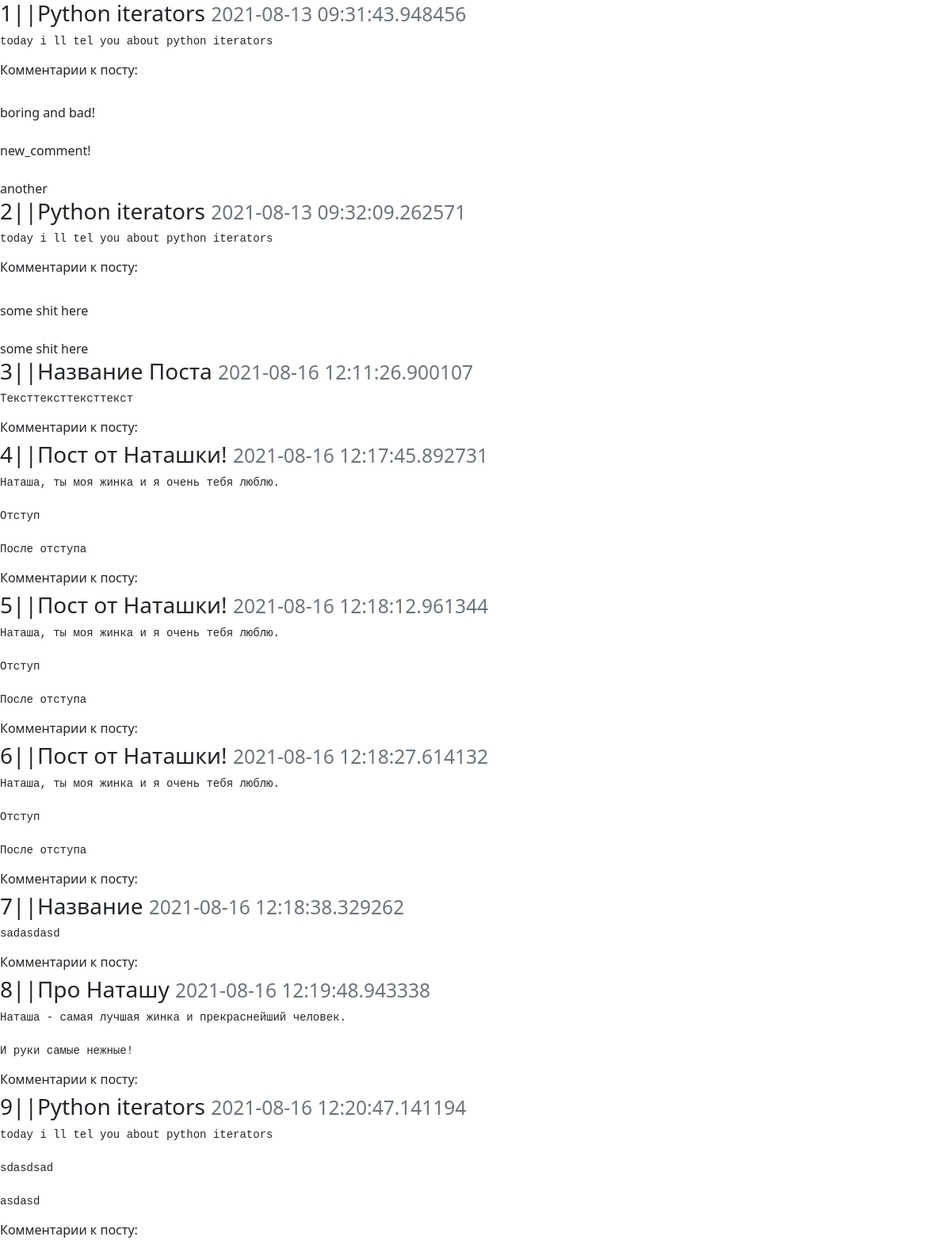
The page /posts on the database its author committed.
### models.py (models this page shows)
class Post(db.Model):
    id = db.Column(db.Integer, primary_key=True, autoincrement=True)
    header = db.Column(db.String(30), nullable=False)
    content = db.Column(db.String(1000), nullable=False)
    date_created = db.Column(db.DateTime, nullable=False, default=datetime.now)

class Comment(db.Model):
    id = db.Column(db.Integer, primary_key=True, autoincrement=True)
    comment_text = db.Column(db.String(150), nullable=False)
    date_created = db.Column(db.DateTime, nullable=False, default=datetime.now)
    post_id = db.Column(
        db.Integer,
        db.ForeignKey("post.id"),
        nullable=False,
        index=True
    )
    post = db.relationship(Post, foreign_keys=[post_id, ])

### app.py (the view)
@app.route("/posts", methods=["GET"])
def view_articles():
    from models import Post, Comment
    posts = Post.query.all()
    comments = Comment.query.all()
    print(posts)
    return render_template("template.html", posts=posts, comments=comments)

### templates/template.html (shortened to what this page needs)
<!DOCTYPE html>
<html lang="ru">
  <head>
    <link rel="stylesheet" href="{{url_for('static', filename='bootstrap-5.1.0-dist/css/bootstrap.min.css')}}")>
</head>
<body>
    {%for post in posts%}
    <h3>
      {{post.id}}||{{post.header}}
        <small class="text-muted">{{post.date_created}}</small>
      </h3>
    <pre>{{post.content}}</pre>
    <h6> Комментарии к посту:</h6>
    {% for comment in comments %} {% if comment.post_id == post.id %}
    <br>{{comment.comment_text}}</br>
    {%endif%}
    {%endfor%}
    {%endfor%}

### rows shown on the page
Post: date_created "2021-08-13 09:31:43.948456", content "today i ll tel you about python iterators"
Comment: comment_text "boring and bad!"
Comment: comment_text "new_comment!"
Comment: comment_text "another"
Post: id "2", header "Python iterators", date_created "2021-08-13 09:32:09.262571", content "today i ll tel you about python iterators"
Comment: comment_text "some shit here"
Comment: comment_text "some shit here"
Post: id "3", header "Название Поста", date_created "2021-08-16 12:11:26.900107", content "Тексттексттексттекст"
Post: id "4", header "Пост от Наташки!", date_created "2021-08-16 12:17:45.892731", content "Наташа, ты моя жинка и я очень тебя люблю. Отступ После отступа"
Post: id "5", header "Пост от Наташки!", date_created "2021-08-16 12:18:12.961344", content "Наташа, ты моя жинка и я очень тебя люблю. Отступ После отступа"
Post: id "6", header "Пост от Наташки!", date_created "2021-08-16 12:18:27.614132", content "Наташа, ты моя жинка и я очень тебя люблю. Отступ После отступа"
Post: id "7", header "Название", date_created "2021-08-16 12:18:38.329262", content "sadasdasd"
Post: id "8", header "Про Наташу", date_created "2021-08-16 12:19:48.943338", content "Наташа - самая лучшая жинка и прекраснейший человек. И руки самые нежные!"
Post: id "9", header "Python iterators", date_created "2021-08-16 12:20:47.141194", content "today i ll tel you about python iterators sdasdsad asdasd"
